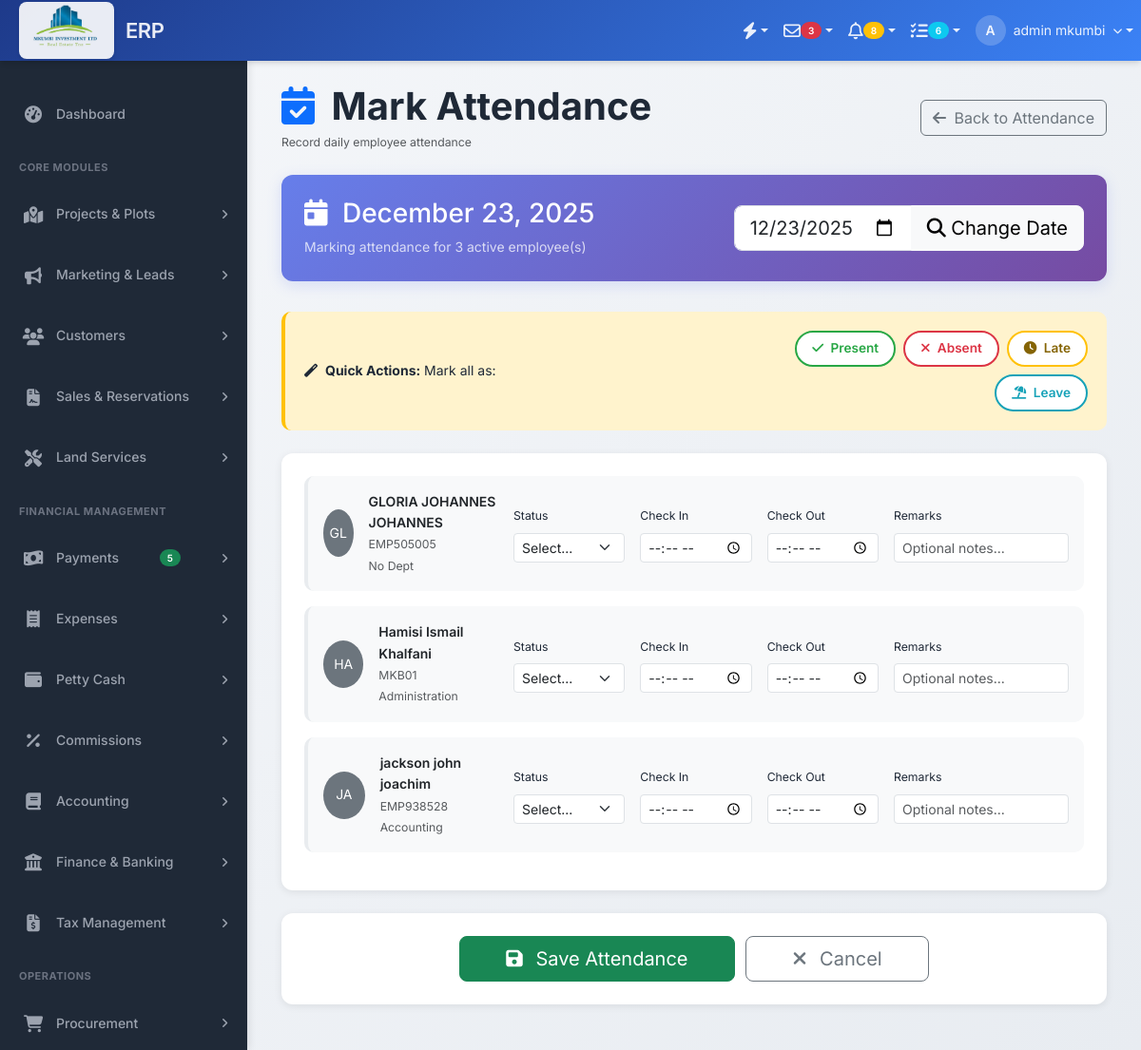
The app's page /modules/hr/mark-attendance.php (signed in) with its own data.
### tables this page shows
CREATE TABLE `employees` (
  `employee_id` int(11) NOT NULL,
  `company_id` int(11) NOT NULL,
  `user_id` int(11) NOT NULL COMMENT 'Links to users table',
  `employee_number` varchar(50) NOT NULL,
  `department_id` int(11) DEFAULT NULL,
  `position_id` int(11) DEFAULT NULL,
  `hire_date` date NOT NULL,
  `confirmation_date` date DEFAULT NULL,
  `termination_date` date DEFAULT NULL,
  `employment_type` enum('permanent','contract','casual','intern') DEFAULT 'permanent',
  `contract_end_date` date DEFAULT NULL,
  `basic_salary` decimal(15,2) DEFAULT NULL,
  `allowances` decimal(15,2) DEFAULT 0.00,
  `total_salary` decimal(15,2) GENERATED ALWAYS AS (`basic_salary` + `allowances`) STORED,
  `bank_name` varchar(100) DEFAULT NULL,
  `account_number` varchar(50) DEFAULT NULL,
  `bank_branch` varchar(100) DEFAULT NULL,
  `emergency_contact_name` varchar(200) DEFAULT NULL,
  `emergency_contact_phone` varchar(50) DEFAULT NULL,
  `emergency_contact_relationship` varchar(100) DEFAULT NULL,
  `employment_status` enum('active','suspended','terminated','resigned') DEFAULT 'active',
  `is_active` tinyint(1) DEFAULT 1,
  `created_at` timestamp NOT NULL DEFAULT current_timestamp(),
  `updated_at` timestamp NOT NULL DEFAULT current_timestamp() ON UPDATE current_timestamp(),
  `created_by` int(11) DEFAULT NULL
);

CREATE TABLE `users` (
  `user_id` int(11) NOT NULL,
  `company_id` int(11) NOT NULL COMMENT 'Multi-tenant link',
  `username` varchar(50) NOT NULL,
  `email` varchar(150) NOT NULL,
  `password_hash` varchar(255) NOT NULL,
  `first_name` varchar(100) NOT NULL,
  `middle_name` varchar(100) DEFAULT NULL,
  `last_name` varchar(100) NOT NULL,
  `full_name` varchar(300) GENERATED ALWAYS AS (concat(`first_name`,' ',ifnull(concat(`middle_name`,' '),''),`last_name`)) STORED,
  `phone1` varchar(50) DEFAULT NULL,
  `phone2` varchar(50) DEFAULT NULL,
  `region` varchar(100) DEFAULT NULL,
  `district` varchar(100) DEFAULT NULL,
  `ward` varchar(100) DEFAULT NULL,
  `village` varchar(100) DEFAULT NULL,
  `street_address` text DEFAULT NULL,
  `profile_picture` varchar(255) DEFAULT NULL,
  `gender` enum('male','female','other') DEFAULT NULL,
  `date_of_birth` date DEFAULT NULL,
  `national_id` varchar(50) DEFAULT NULL,
  `guardian1_name` varchar(200) DEFAULT NULL,
  `guardian1_relationship` varchar(100) DEFAULT NULL,
  `guardian2_name` varchar(200) DEFAULT NULL,
  `guardian2_relationship` varchar(100) DEFAULT NULL,
  `can_get_commission` tinyint(1) DEFAULT 0,
  `is_active` tinyint(1) DEFAULT 1,
  `is_email_verified` tinyint(1) DEFAULT 0,
  `is_admin` tinyint(1) NOT NULL DEFAULT 0,
  `is_super_admin` tinyint(1) NOT NULL DEFAULT 0,
  `last_login_at` timestamp NULL DEFAULT NULL,
  `last_login_ip` varchar(45) DEFAULT NULL,
  `password_reset_token` varchar(100) DEFAULT NULL,
  `password_reset_expires` timestamp NULL DEFAULT NULL,
  `created_at` timestamp NOT NULL DEFAULT current_timestamp(),
  `updated_at` timestamp NOT NULL DEFAULT current_timestamp() ON UPDATE current_timestamp(),
  `created_by` int(11) DEFAULT NULL
);

CREATE TABLE `departments` (
  `department_id` int(11) NOT NULL,
  `company_id` int(11) NOT NULL,
  `department_name` varchar(100) NOT NULL,
  `department_code` varchar(20) DEFAULT NULL,
  `description` text DEFAULT NULL,
  `manager_user_id` int(11) DEFAULT NULL,
  `is_active` tinyint(1) DEFAULT 1,
  `created_at` timestamp NOT NULL DEFAULT current_timestamp(),
  `updated_at` timestamp NOT NULL DEFAULT current_timestamp() ON UPDATE current_timestamp()
);

### modules/hr/mark-attendance.php (the view, shortened to what this page needs)
<?php
$db = Database::getInstance();
$db->setCompanyId($_SESSION['company_id']);
$conn = $db->getConnection();
$company_id = $_SESSION['company_id'];
$attendance_date = $_GET['date'] ?? date('Y-m-d');
$display_date = date('F j, Y', strtotime($attendance_date));
$employees = [];
try {
    $query = "
        SELECT
            e.employee_id,
            e.employee_number,
            u.full_name,
            u.profile_picture,
            d.department_name,
            p.position_title,
            a.attendance_id,
            a.check_in_time,
            a.check_out_time,
            a.total_hours,
            a.overtime_hours,
            a.status,
            a.remarks
        FROM employees e
        INNER JOIN users u ON e.user_id = u.user_id
        LEFT JOIN departments d ON e.department_id = d.department_id
        LEFT JOIN positions p ON e.position_id = p.position_id
        LEFT JOIN attendance a ON e.employee_id = a.employee_id
            AND a.attendance_date = ?
        WHERE e.company_id = ?
        AND e.employment_status = 'active'
        ORDER BY u.full_name ASC
    ";
    $stmt = $conn->prepare($query);
    $stmt->execute([$attendance_date, $company_id]);
    $employees = $stmt->fetchAll(PDO::FETCH_ASSOC);
} catch (PDOException $e) {
    error_log("Error fetching employees: " . $e->getMessage());
}
require_once '../../includes/header.php';
?>
<div class="content-header mb-4">
    <div class="container-fluid">
        <div class="row align-items-center">
            <div class="col-sm-6">
                <h1 class="m-0 fw-bold">
                    <i class="fas fa-calendar-check text-primary me-2"></i>
                    Mark Attendance
                </h1>
                <p class="text-muted small mb-0 mt-1">
                    Record daily employee attendance
                </p>
            </div>
            <div class="col-sm-6">
                <div class="float-sm-end">
                    <a href="attendance.php" class="btn btn-outline-secondary">
                        <i class="fas fa-arrow-left me-1"></i> Back to Attendance
                    </a>
                </div>
            </div>
        </div>
    </div>
</div>
<section class="content">
    <div class="container-fluid">
        <div class="date-header">
            <div class="row align-items-center">
                <div class="col-md-6">
                    <h3 class="mb-0">
                        <i class="fas fa-calendar-day me-2"></i>
                        <?php echo $display_date; ?>
                    </h3>
                    <p class="mb-0 mt-2 opacity-75">
                        Marking attendance for <?php echo count($employees); ?> active employee(s)
                    </p>
                </div>
                <div class="col-md-6 text-md-end mt-3 mt-md-0">
                    <form method="GET" class="d-inline-block">
                        <div class="input-group input-group-lg">
                            <input type="date" name="date" class="form-control"
                                   value="<?php echo $attendance_date; ?>"
                                   max="<?php echo date('Y-m-d'); ?>">
                            <button type="submit" class="btn btn-light">
                                <i class="fas fa-search"></i> Change Date
                            </button>
                        </div>
                    </form>
                </div>
            </div>
        </div>
        <?php if (empty($employees)): ?>
        <div class="attendance-card">
            <div class="text-center py-5">
                <i class="fas fa-users fa-5x text-muted mb-3" style="opacity: 0.3;"></i>
                <h4>No Active Employees Found</h4>
                <p class="text-muted">Please add employees to the system first.</p>
                <a href="add-employee.php" class="btn btn-primary mt-3">
                    <i class="fas fa-user-plus me-2"></i> Add Employee
                </a>
            </div>
        </div>
        <?php else: ?>
        <div class="bulk-actions">
            <div class="row align-items-center">
                <div class="col-md-6">
                    <strong><i class="fas fa-magic me-2"></i>Quick Actions:</strong>
                    Mark all as:
                </div>
                <div class="col-md-6">
                    <div class="quick-mark-buttons justify-content-md-end">
                        <button type="button" class="quick-mark-btn present" onclick="markAllAs('present')">
                            <i class="fas fa-check me-1"></i> Present
                        </button>
                        <button type="button" class="quick-mark-btn absent" onclick="markAllAs('absent')">
                            <i class="fas fa-times me-1"></i> Absent
                        </button>
                        <button type="button" class="quick-mark-btn late" onclick="markAllAs('late')">
                            <i class="fas fa-clock me-1"></i> Late
                        </button>
                        <button type="button" class="quick-mark-btn leave" onclick="markAllAs('leave')">
                            <i class="fas fa-umbrella-beach me-1"></i> Leave
                        </button>
                    </div>
                </div>
            </div>
        </div>
        <form method="POST" action="">
            <div class="attendance-card">
                <?php foreach ($employees as $index => $emp): ?>
                <div class="employee-row <?php echo $emp['attendance_id'] ? 'marked' : ''; ?>"
                     data-employee-id="<?php echo $emp['employee_id']; ?>">
                    <div class="row align-items-center g-3">
                        <div class="col-lg-3 col-md-4">
                            <div class="d-flex align-items-center">
                                <?php if (!empty($emp['profile_picture'])): ?>
                                <img src="../../<?php echo htmlspecialchars($emp['profile_picture']); ?>"
                                     alt="Photo" class="employee-photo me-3">
                                <?php else: ?>
                                <div class="employee-photo bg-secondary text-white d-flex align-items-center justify-content-center me-3">
                                    <?php echo strtoupper(substr($emp['full_name'], 0, 2)); ?>
                                </div>
                                <?php endif; ?>
                                <div>
                                    <div class="employee-name"><?php echo htmlspecialchars($emp['full_name']); ?></div>
                                    <small class="text-muted"><?php echo htmlspecialchars($emp['employee_number']); ?></small>
                                    <br>
                                    <small class="text-muted"><?php echo htmlspecialchars($emp['department_name'] ?? 'No Dept'); ?></small>
                                </div>
                            </div>
                        </div>
                        <div class="col-lg-2 col-md-3">
                            <label class="form-label small">Status</label>
                            <select name="attendance[<?php echo $emp['employee_id']; ?>][status]"
                                    class="form-select form-select-sm status-select" required>
                                <option value="">Select...</option>
                            </select>
                        </div>
                        <div class="col-lg-2 col-md-2">
                            <label class="form-label small">Check In</label>
                            <input type="time"
                                   name="attendance[<?php echo $emp['employee_id']; ?>][check_in]"
                                   class="form-control form-control-sm"
                                   value="<?php echo $emp['check_in_time'] ?? ''; ?>">
                        </div>
                        <div class="col-lg-2 col-md-2">
                            <label class="form-label small">Check Out</label>
                            <input type="time"
                                   name="attendance[<?php echo $emp['employee_id']; ?>][check_out]"
                                   class="form-control form-control-sm"
                                   value="<?php echo $emp['check_out_time'] ?? ''; ?>">
                        </div>
                        <div class="col-lg-3 col-md-4">
                            <label class="form-label small">Remarks</label>
                            <input type="text"
                                   name="attendance[<?php echo $emp['employee_id']; ?>][remarks]"
                                   class="form-control form-control-sm"
                                   placeholder="Optional notes..."
                                   value="<?php echo htmlspecialchars($emp['remarks'] ?? ''); ?>">
                        </div>
                    </div>
                </div>
                <?php endforeach; ?>
            </div>
            <div class="attendance-card">
                <div class="row">
                    <div class="col-md-12 text-center">
                        <button type="submit" class="btn btn-success btn-lg px-5">
                            <i class="fas fa-save me-2"></i> Save Attendance
                        </button>
                        <a href="attendance.php?date=<?php echo $attendance_date; ?>"
                           class="btn btn-outline-secondary btn-lg px-5 ms-2">
                            <i class="fas fa-times me-2"></i> Cancel
                        </a>
                    </div>
                </div>
            </div>
        </form>
        <?php endif; ?>
    </div>
</section>
<?php require_once '../../includes/footer.php'; ?>

### includes/header.php (style rules this page uses)
* { margin: 0; padding: 0; box-sizing: border-box; }
body { font-family: 'Inter', -apple-system, BlinkMacSystemFont, 'Segoe UI', sans-serif; font-size: 14px; line-height: 1.6; color: #1f2937; background: linear-gradient(135deg, #f5f7fa 0%, #e8ecf1 100%); min-height: 100vh; }

### modules/hr/mark-attendance.php (style rules this page uses)
.attendance-card { background: white; border-radius: 12px; padding: 1.5rem; margin-bottom: 1.5rem; box-shadow: 0 2px 8px rgba(0,0,0,0.08); }
.date-header { background: linear-gradient(135deg, #667eea 0%, #764ba2 100%); color: white; border-radius: 12px; padding: 1.5rem; margin-bottom: 2rem; box-shadow: 0 4px 15px rgba(102, 126, 234, 0.2); }
.employee-row { background: #f8f9fa; border-radius: 10px; padding: 1rem; margin-bottom: 1rem; border-left: 4px solid #e9ecef; transition: all 0.2s ease; }
.employee-photo { width: 50px; height: 50px; border-radius: 50%; object-fit: cover; }
.employee-name { font-weight: 600; color: #212529; }
.quick-mark-buttons { display: flex; gap: 0.5rem; flex-wrap: wrap; }
.quick-mark-btn { padding: 0.4rem 1rem; border-radius: 20px; border: 2px solid; background: white; font-weight: 600; font-size: 0.85rem; cursor: pointer; transition: all 0.2s ease; }
.quick-mark-btn.present { border-color: #28a745; color: #28a745; }
.quick-mark-btn.absent { border-color: #dc3545; color: #dc3545; }
.quick-mark-btn.late { border-color: #ffc107; color: #856404; }
.quick-mark-btn.leave { border-color: #17a2b8; color: #17a2b8; }
.bulk-actions { background: #fff3cd; border-radius: 10px; padding: 1.25rem; margin-bottom: 1.5rem; border-left: 4px solid #ffc107; }

### records on screen
employees: user.full_name "GL", user.full_name "GLORIA JOHANNES JOHANNES", employee_number "EMP505005", department_name "No Dept"
employees: user.full_name "HA", user.full_name "Hamisi Ismail Khalfani", employee_number "MKB01", department.department_name "Administration"
employees: user.full_name "JA", user.full_name "jackson john joachim", employee_number "EMP938528", department.department_name "Accounting"

### other values on screen
substr($_SESSION['full_name'] ?? 'U', 0, 1) "A"
$_SESSION['full_name'] "admin mkumbi"
$display_date "December 23, 2025"
count($employees) "3"
